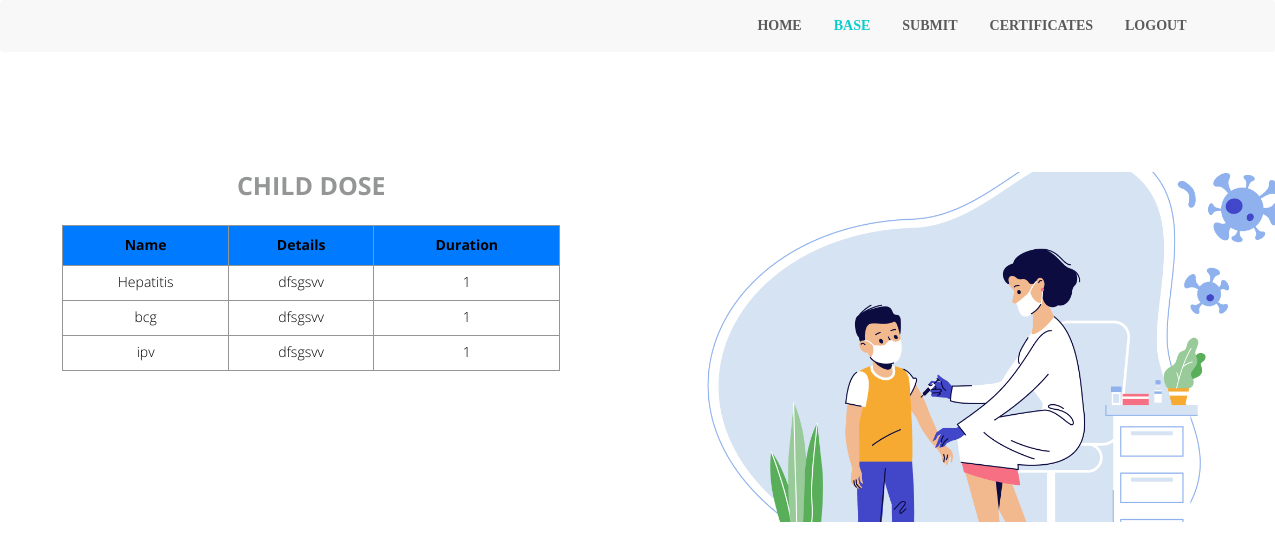
The page /kids/kidsbase/ on the database its author committed.
### hospital/models.py (models this page shows, shortened)
class Child(models.Model):
    Id = models.AutoField(primary_key=True)
    Name = models.CharField(max_length=250, null=True)
    VaccineNumber = models.CharField(max_length=50, null=True)
    Details = models.CharField(max_length=250, null=True)
    Duration = models.CharField(max_length=250, null=True)
    Number_of_vaccine = models.CharField(max_length=250, null=True)

### kids/views.py (the view)
# urls.py: path('kidsbase/', views.Base, name='kidsbase'),
def Base(request):
    c = Child.objects.all()
    return render(request, 'kidsBase.html', {'ssd': c})

### kids/templates/kidsBase.html (shortened to what this page needs)
<!DOCTYPE html>
<html lang="en">
<head>
    <link rel="stylesheet" type="text/css" href="/static/css/bootstrap.min.css">
    <link rel="stylesheet" type="text/css" href="/static/Fonts/font-awesome-4.7.0/CSS/font-awesome.min.css">
    <link rel="stylesheet" type="text/css" href="/static/Fonts/Linearicons-Free-v1.0.0/icon-font.min.css">
    <link rel="stylesheet" type="text/css" href="/static/vendor/animate/animate.css">
    <link rel="stylesheet" type="text/css" href="/static/vendor/css-hamburgers/hamburgers.min.css">
    <link rel="stylesheet" type="text/css" href="/static/vendor/animsition/CSS/animsition.min.css">
    <link rel="stylesheet" type="text/css" href="/static/vendor/select2/select2.min.css">
    <link rel="stylesheet" type="text/css" href="/static/vendor/daterangepicker/daterangepicker.css">
    <link rel="stylesheet" type="text/css" href="/static/css/log_util.css">
    <link rel="stylesheet" type="text/css" href="/static/css/log.css">
    <link rel="stylesheet" href="/static/fonts/material-icon/css/material-design-iconic-font.min.css">
    <link rel="stylesheet" href="/static/CSS/style.css">
    <link rel="stylesheet" href="/static/CSS/all.css">
</head>
<body>
<section class="header">
    <nav class="navbar navbar-default">
        <div class="container">
            <div class="collapse navbar-collapse" id="bs-example-navbar-collapse-1">
                <ul class="nav navbar-nav navbar-right">
                    <li style="font-weight:700"><a href="/home/">HOME</a></li>
                    <li class="active"><a href="/kids/base/">BASE</a></li>
                    <li style="font-weight:700"><a href="/kids/kidrequest/">SUBMIT</a></li>
                    <li style="font-weight:700"><a href="/kids/kidcertificate/">CERTIFICATES</a></li>
                    <li style="font-weight:700"><a href="/">LOGOUT</a></li>
                </ul>
            </div>
        </div>
    </nav>
</section>
<div class="tab" align="center">
    <form enctype="multipart/form-data">
        <div style="height:100px"></div>
    <div class="row">
        <div class = col-md-6>
        <div ><h3 style="color:#939694; font-size:25px; margin-bottom:25px">CHILD DOSE</h3></div>
        <table class="tbl" border="1px " align="center" style="border-radius:10px; width:80%; border-color:#939694">
            <tr align="center"  style="border-radius:10px; background:#007bff">
                <th style="text-align:center; height:40px;background:#007bff;">Name</th>
                <th style="text-align:center">Details</th>
                <th style="text-align:center">Duration</th>
            </tr>
            {% for i in ssd %}
            <tr align="center">
                <td style="height:35px">{{i.Name}}</td>
                <td style="height:35px">{{i.Details}}</td>
                <td style="height:35px">{{i.Duration}}</td>
            </tr>
            {% endfor %}
        </table>
        </div>
        <div class="col-md-6">
        <figure><img src="/static/Images/kids_vaccine.png" alt="sing up image" style="height:350px;width:650px"></figure>
        </div>
        </div>
    </form>
</div>
</body>
</html>

### hospital/static/css/log.css (style rules this page uses)
* { margin: 0px; padding: 0px; box-sizing: border-box; }
body, html { height: 100%; font-family: Poppins-Regular, sans-serif; }
a { font-family: Poppins-Regular; font-size: 14px; line-height: 1.7; color: #666666; margin: 0px; transition: all 0.4s; -webkit-transition: all 0.4s; -o-transition: all 0.4s; -moz-transition: all 0.4s; }
h1,h2,h3,h4,h5,h6 { margin: 0px; }
ul, li { margin: 0px; list-style-type: none; }

### doctor/static/css/style.css (style rules this page uses)
body { font-family:'Open Sans', Arial, sans-serif; font-size:14px; font-weight:300; line-height:1.6em; color:#656565; }
h1,h2, h3, h4, h5, h6 { font-family:'Open Sans', Arial, sans-serif; font-weight:700; line-height:1.1em; color: #333; margin-bottom: 7px; }
h3 { margin-bottom:15px; }
.container { padding:0 20px 0 20px; position:relative; }
.row,.row-fluid { margin-bottom:30px; }
.navbar-default { border: none; }
.navbar-default .navbar-nav > .active > a, .navbar-default .navbar-nav > .active > a:hover, .navbar-default .navbar-nav > .active > a:focus { background-color: #fff; }
.navbar .nav > li > a { color: #5A5A5A; text-shadow: none; border: 1px solid rgba(255, 255, 255, 0) !important; }
.navbar .nav > .active > a,.navbar .nav > .active > a:hover { background:none; font-weight:700; }
.navbar-default .navbar-nav>.active>a, .navbar-default .navbar-nav>.active>a:hover, .navbar-default .navbar-nav>.active>a:focus { color: #0ACCCE; }
img { width: 100%; }

### hospital/static/css/all.css (style rules this page uses)
body { background-color:#E2DFD2); height:100%; width:100%; }
.tab { background-color:white); color:black; }
.tbl { color:black; """background-color:white; """ }

### rows shown on the page
Child: Name "Hepatitis", Details "dfsgsvv", Duration "1"
Child: Name "bcg", Details "dfsgsvv", Duration "1"
Child: Name "ipv", Details "dfsgsvv", Duration "1"
